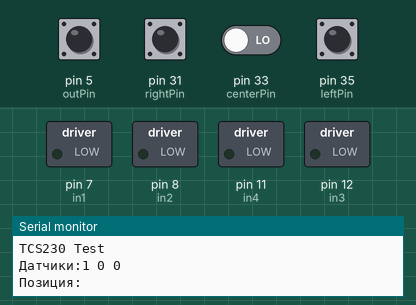
A sketch run on a simulated Arduino Mega 2560, built with avr-gcc and run on an emulated ATmega2560. Parts: switched loads named in the sketch (green lamp = pin HIGH), the last lines printed to the serial monitor. The inputs (shaded band) are chosen by the test bench; at power-on: pin 5 (outPin), pin 35 (leftPin) HIGH, pin 31 (rightPin), pin 33 (centerPin) LOW. Pins used as bus, display or sensor lines are not drawn.

Above: at 1.2 s.
1.3 s: pin 5 (outPin) pulsed LOW 5 times (0.12 s each, 0.3 s apart)
At 3.6 s:
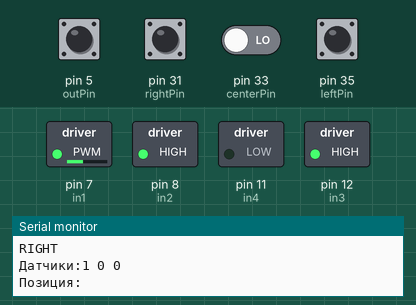
Timing chart, 0 to 5.1 s (numbered marks = the images above; inputs shaded):
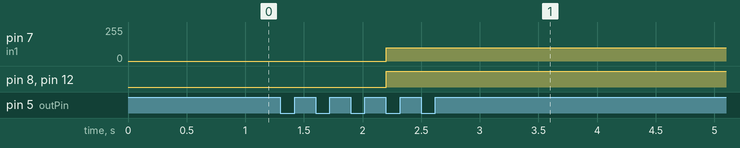

The sketch:

arduino.ino
```cpp
#include <Arduino.h>
#include <Servo.h>

Servo servo1;
Servo servo2;
int aa = 9;
int bb = 10;
int Speed1 = 255, Speed2 = 240, Speed3 = -200, Speed4 = 100;
const int outPin = 5, s0 = 2, s1 = 3, s2 = 4, s3 = 37;
const int in1 = 7;
const int in2 = 8;
const int in3 = 12;
const int in4 = 11;
const int leftPin = 35, centerPin = 33, rightPin = 31;
int left, center, right;

enum Pos {
  LEFT,
  CENTER,
  RIGHT,
  OFF_LINE
};

Pos getPos() {
  left = digitalRead(leftPin);
  center = digitalRead(centerPin);
  right = digitalRead(rightPin);

  if (!left && !center && !right) {
    return OFF_LINE;
  } else if (left && !center && right) {
    return CENTER;
  } else if (left && !center && !right) {
    return RIGHT;
  } else if (!left && !center && right) {
    return LEFT;
  } else if (!left && center && !right) {
    return RIGHT;
  } else if (left && center && !right) {
    return RIGHT;
  } else if (!left && center && right) {
    return LEFT;
  } else {
    return CENTER;
  }
}

unsigned long readFreq(int s2Val, int s3Val) {
  digitalWrite(s2, s2Val);
  digitalWrite(s3, s3Val);
  unsigned long start = micros();
  while (digitalRead(outPin) == LOW);
  while (digitalRead(outPin) == HIGH);
  return micros() - start;
}


void setup() {
  pinMode(in1, OUTPUT);
  pinMode(in2, OUTPUT);
  pinMode(in3, OUTPUT);
  pinMode(in4, OUTPUT);
  digitalWrite(in2, LOW);
  digitalWrite(in4, LOW);
  analogWrite(in1, 0);
  analogWrite(in3, 0);
  Serial.begin(9600);
  pinMode(leftPin, INPUT);
  pinMode(centerPin, INPUT);
  pinMode(rightPin, INPUT);
  Serial.begin(9600);
  pinMode(outPin, INPUT);
  pinMode(s0, OUTPUT);
  pinMode(s1, OUTPUT);
  pinMode(s2, OUTPUT);
  pinMode(s3, OUTPUT);
  digitalWrite(s0, HIGH);
  digitalWrite(s1, LOW);
  Serial.println("TCS230 Test");
}

void motorAV(int speed) {

  digitalWrite(in2, HIGH);
  analogWrite(in1, (speed));
}

void motorBV(int speed) {
  digitalWrite(in4, HIGH);
  analogWrite(in3, (speed));

}

void motorAN(int speed) {
  digitalWrite(in2, LOW);
  analogWrite(in1, (speed));
}

void motorBN(int speed) {
  digitalWrite(in4, LOW);
  analogWrite(in3, (speed));
}
void verh(){
  Serial.println("verh");
  for (int i = 0; i <= 90; i++) {
  servo1.write(i);
  delay(10);
  }
}


void niz(){
  Serial.println("niz");
  servo1.write(0);
  delay(2000);

}


void rights(){
  Serial.println("right");
  servo2.write(90);
  delay(2000);

}
void lefts(){
  Serial.println("left");
  servo2.write(0);
  delay(2000);

}


void left_prim() {
  Serial.println("Right");
  motorAV(Speed4);
  motorBN(Speed1);
  delay(2000);
  Serial.println("Forward");
  motorAV(Speed2);
  motorBV(Speed2);
  delay(2000);
  Serial.println("Left");
  motorBV(Speed4);
  motorAN(Speed1);
  delay(2000);
}


void loop() {
  Pos pos = getPos();
  Serial.print("Датчики:");
  Serial.print(left);
  Serial.print(" ");
  Serial.print(center);
  Serial.print(" ");
  Serial.println(right);
  Serial.print("Позиция: ");
  unsigned long red = readFreq(LOW, LOW);
  unsigned long blue = readFreq(LOW, HIGH);
  unsigned long green = readFreq(HIGH, LOW);
  unsigned long clear = readFreq(HIGH, HIGH);
  Serial.print("Red: "); Serial.println(red);
  Serial.print("Green: "); Serial.println(green);
  Serial.print("Blue: "); Serial.println(blue);
  Serial.print("Clear: "); Serial.println(clear);

  // Define thresholds for color detection.  Adjust these values based on your sensor and environment.
  const unsigned long RED_THRESHOLD = 1000; // Example value, adjust as needed
  const unsigned long GREEN_THRESHOLD = 1000; // Example value, adjust as needed
  const unsigned long BLUE_THRESHOLD = 1000;  // Example value, adjust as needed


  if (red < RED_THRESHOLD && red != 0) { //check the sensor is not return 0
  left_prim();
  }
  else if(green < GREEN_THRESHOLD && green != 0) { //check the sensor is not return 0
  niz();
  lefts();
  verh();
  }
  else if (blue < BLUE_THRESHOLD && blue != 0) { //check the sensor is not return 0
  niz();
  lefts();
  verh();
  }
  else {


    switch (pos) {
      case CENTER:
        Serial.println("CENTER");
        motorAV(Speed2);
        motorBV(Speed2);
        break;
      case LEFT:
        Serial.println("LEFT");
        motorBV(Speed4);
        motorAN(Speed1);
        break;
      case RIGHT:
        Serial.println("RIGHT");
        motorAV(Speed4);
        motorBN(Speed1);
        break;
      case OFF_LINE:
        Serial.println("OFF_LINE");
        motorAV(Speed1);
        motorBV(Speed1);

        break;
    }
  }
  delay(1);
}
```

Measured:
- after the input at 1.3 s, pin 7 (in1): 0/255 → 100/255 after 0.90 s; pin 8 (in2), pin 12 (in3): LOW → HIGH after 0.90 s
